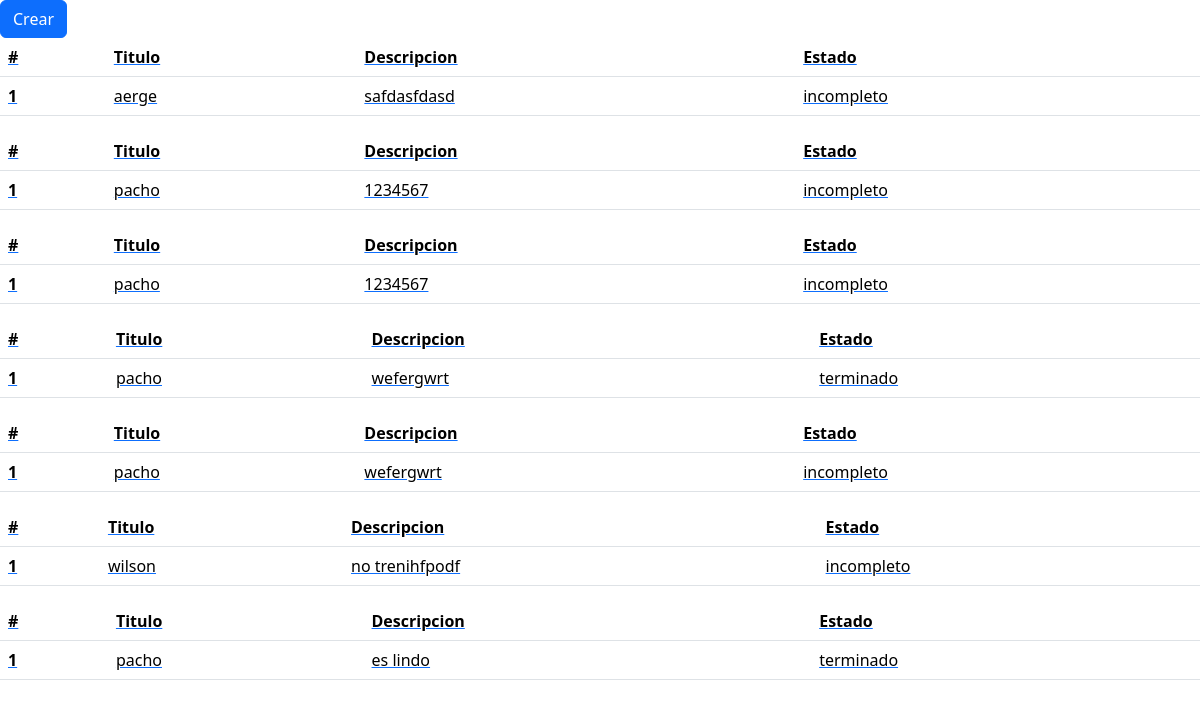
The app's page /, older data.
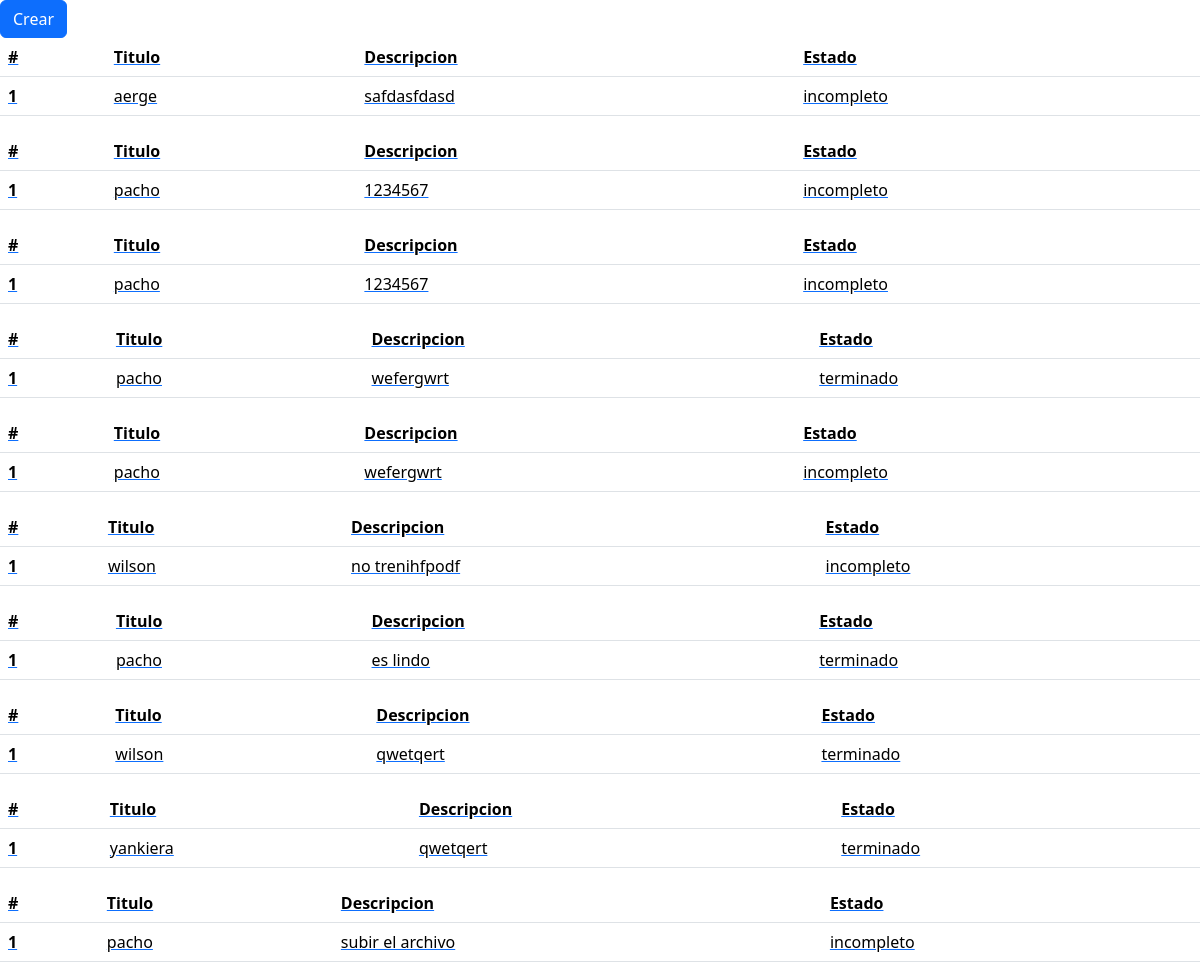
The same page, newer data.
### actividades/models.py (models this page shows, shortened)
class Tareas(models.Model):
    estados = [('terminado', 'Tarea Finalizada'),
               ('incompleto', 'Tarea incompleta')]
    titulo = models.CharField(max_length=100)
    descripcion = models.TextField(max_length=500)
    estado = models.CharField(max_length=100 , choices=estados ,default='incompleto')

### actividades/views.py (the view)
# urls.py: path('', listar, name='listar'),
def listar(request):
    tareas = Tareas.objects.all()
    return render(request,'listar.html', {'tareas': tareas})

### actividades/templates/listar.html (shortened to what this page needs)
<html>
<head>
<link href="https://cdn.jsdelivr.net/npm/bootstrap@5.3.3/dist/css/bootstrap.min.css" rel="stylesheet">
</head>
<body>
<div>
        <a href="{% url 'crear' %}">
        <button class="btn btn-primary">Crear</button>
</div>
    {% for tarea in tareas %}
    <table class="table">
        <thead>
          <tr>
            <th scope="col">#</th>
            <th scope="col">Titulo</th>
            <th scope="col">Descripcion</th>
            <th scope="col">Estado</th>
          </tr>
        </thead>
        <tbody>
          <tr>
            <th scope="row">1</th>
            <td>{{tarea.titulo}}</td>
            <td>{{tarea.descripcion}}</td>
            <td>{{tarea.estado}}</td>
          </tr>
        </tbody>
      </table>
      {% endfor %}
</body>
</html>

Row changes from the older to the newer data that the page shows:
added Tareas: titulo "wilson", descripcion "qwetqert", estado "terminado"
added Tareas: titulo "yankiera", descripcion "qwetqert", estado "terminado"
added Tareas: titulo "pacho", descripcion "subir el archivo", estado "incompleto"
